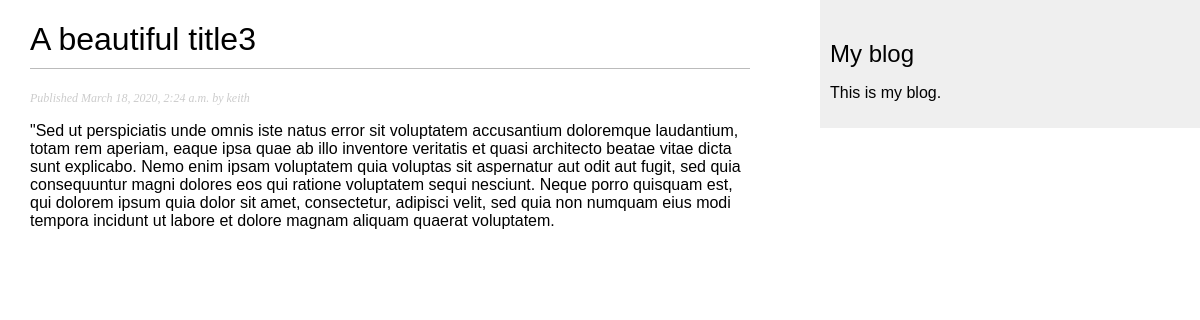
/blog/2020/3/18/beautiful-title3/, run on the app's committed database.
### blog/models.py (models this page shows, shortened)
class Post(models.Model):
    STATUS_CHOICES = (
        ('draft', 'Draft'),
        ('published', 'Published'),
    )
    title = models.CharField(max_length=250)
    slug = models.SlugField(max_length=250,
                            unique_for_date='publish')
    author = models.ForeignKey(User,
                               on_delete=models.CASCADE,
                               related_name='blog_posts')
    body = models.TextField()
    publish = models.DateTimeField(default=timezone.now)
    created = models.DateTimeField(auto_now_add=True)
    updated = models.DateTimeField(auto_now=True)
    status = models.CharField(max_length=10,
                              choices=STATUS_CHOICES,
                              default='draft')
    objects = models.Manager() # The default manager.
    published = PublishedManager() # Our custom manager.
    class Meta:
        ordering = ('-publish',)

### blog/views.py (the view)
def post_detail(request, year, month, day, post):
    post = get_object_or_404(Post, slug=post,
                                   status='published',
                                   publish__year=year,
                                   publish__month=month,
                                   publish__day=day)
    return render(request,
                  'blog/post/detail.html',
                  {'post': post})

### blog/templates/blog/post/detail.html (shortened to what this page needs)
{% extends "blog/base.html" %}
{% block content %}
  <h1>{{ post.title }}</h1>
  <p class="date">
    Published {{ post.publish }} by {{ post.author }}
  </p>
  {{ post.body|linebreaks }}
{% endblock %}

### blog/static/css/blog.css (style rules this page uses)
body { margin:0; padding:0; font-family:helvetica, sans-serif; }
h1 { font-weight:normal; border-bottom:1px solid #bbb; padding:0 0 10px 0; }
p.date { color:#ccc; font-family: georgia, serif; font-size: 12px; font-style: italic; }

### data on the page
Post: title "A beautiful title3", publish "March 18, 2020, 2:24 a.m.", author "keith", body "\"Sed ut perspiciatis unde omnis iste natus error sit voluptatem accusantium doloremque laudantium, totam rem aperiam, eaque ipsa quae ab illo inventore veritatis et quasi architecto beatae vitae dicta sunt explicabo. Nemo enim ipsam voluptatem quia voluptas sit aspernatur aut odit aut fugit, sed quia consequuntur magni dolores eos qui ratione voluptatem sequi nesciunt. Neque porro quisquam est, qui dolorem ipsum quia dolor sit amet, consectetur, adipisci velit, sed quia non numquam eius modi tempora incidunt ut labore et dolore magnam aliquam quaerat voluptatem."
